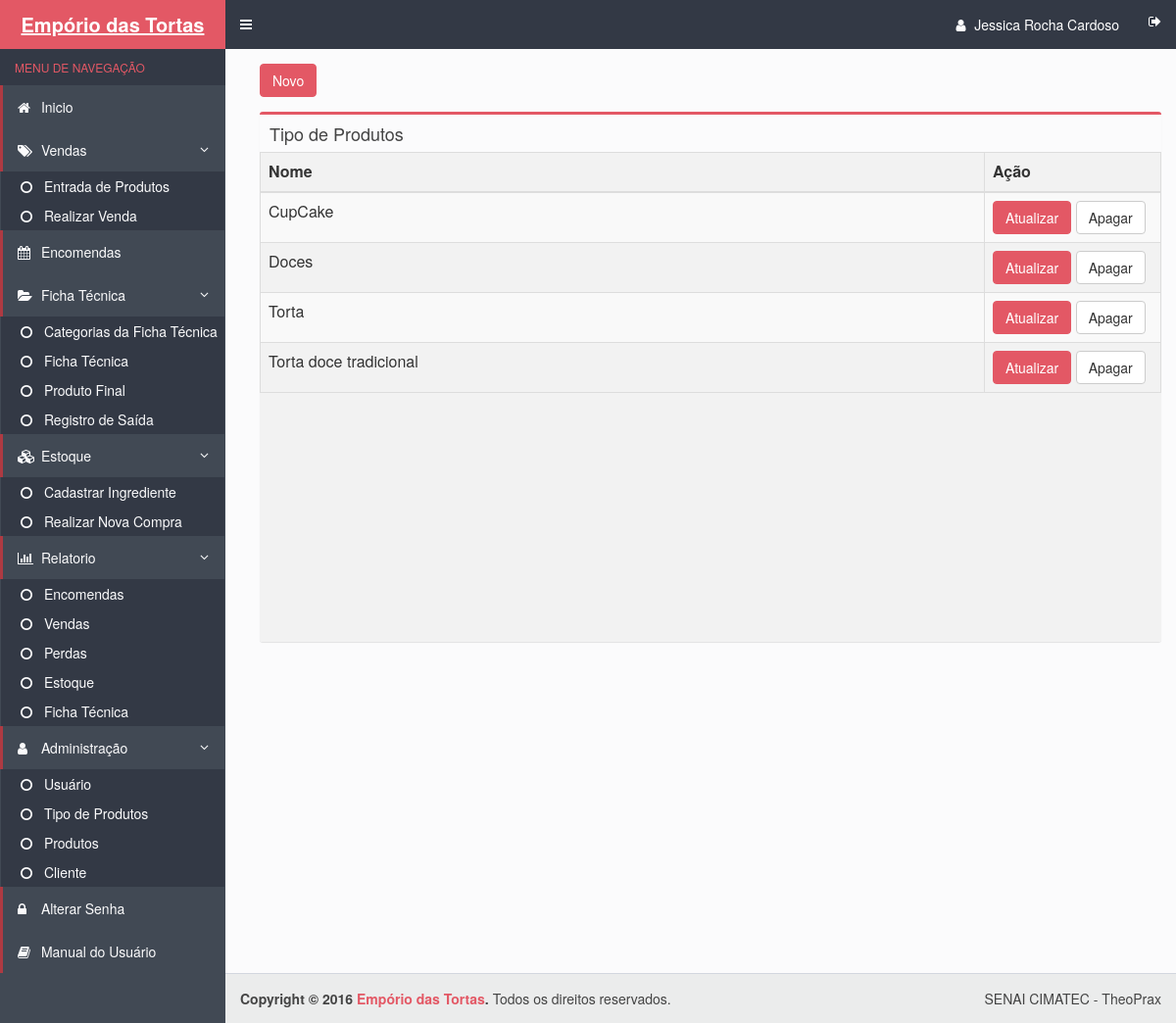
The app's page /tipo_produto.php (signed in) with its own data.
### tables this page shows
CREATE TABLE IF NOT EXISTS `tipoproduto` (
  `cod_tipoproduto` int(11) NOT NULL AUTO_INCREMENT,
  `nome` varchar(100) NOT NULL,
  PRIMARY KEY (`cod_tipoproduto`),
  UNIQUE KEY `nome` (`nome`)
);

### tipo_produto.php (the view, shortened to what this page needs)
<html>
	<head>
	    <link rel="stylesheet" href="bootstrap/css/bootstrap.css">
	    <link rel="stylesheet" href="https://maxcdn.bootstrapcdn.com/font-awesome/4.4.0/css/font-awesome.min.css">
	    <link rel="stylesheet" href="https://code.ionicframework.com/ionicons/2.0.1/css/ionicons.min.css">
	    <link rel="stylesheet" href="dist/css/AdminLTE.css">
	    <link rel="stylesheet" href="dist/css/skins/skin-blue.css">
	</head>
  <body class="hold-transition skin-blue sidebar-mini">
    <div class="wrapper">
      <?php include_once("includes/header.php") ?>
      <?php include_once("includes/menu.php") ?>
      <div class="content-wrapper">
        <section class="content">
          <div class="row">
            <div class="col-xs-12">
             <a class="btn btn-danger" href="forms/cadastrar_tipoproduto.php">Novo</a>
             <section class="content-header">
          </section>
              <div class="box">
                <div class="box-header">
                  <h3 class="box-title">Tipo de Produtos</h3>
                </div>
                <div class="box-body table-responsive no-padding"  style='overflow:auto;' id="scroll">
                  <table id="example" class="views-table cols-6 table table-striped table-bordered">
                    <thead>
                      <tr>
                        <th class="views-field views-field-id">Nome</th>
                        <th class="views-field views-field-field-nome">Ação</th>
                    </thead>
                    <tbody>
                      <?php
    					   $pdo = Database::connect();
    					   $sql = "SELECT cod_tipoproduto, nome from tipoproduto;";
    	 				   foreach ($pdo->query($sql) as $row) {
    						   		echo '<tr>';
    							   	echo '<td>'. $row['nome'] . '</td>';
    							   	echo '<td width=180>';
    							   	echo '<a class="btn btn-danger" href="forms/atualizar_tipoproduto.php?id='.$row['cod_tipoproduto'].'">Atualizar</a>';
    							   	echo '<a class="btn btn-default" href="DAO/excluir_tipoprod.php?id='.$row['cod_tipoproduto'].'">Apagar</a>';
    							   	echo '</td>';
    							   	echo '</tr>';
    					   }
    					  ?>
                    </tbody>
                    </table>
                </div>
              </div>
            </div>
          </div>
        </section>
      </div>
      <?php include_once("includes/footer.php") ?>
   <link rel="stylesheet" type="text/css" href="css/bootstrap.css">
    <link rel="stylesheet" type="text/css" href="css/dataTables.bootstrap.min.css">
  </body>
</html>

### records on screen
tipoproduto: nome "CupCake"
tipoproduto: nome "Doces"
tipoproduto: nome "Torta"
tipoproduto: nome "Torta doce tradicional"

### other values on screen
$_SESSION['UsuarioNome'] "Jessica Rocha Cardoso"
